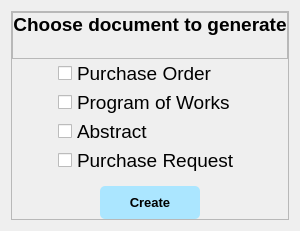
                      <widget class="QWidget" name="homepg">
                       <layout class="QVBoxLayout" name="verticalLayout_33">
                        <item>
                         <widget class="QFrame" name="frame_13">
                          <property name="frameShape">
                           <enum>QFrame::StyledPanel</enum>
                          </property>
                          <property name="frameShadow">
                           <enum>QFrame::Raised</enum>
                          </property>
                          <layout class="QVBoxLayout" name="verticalLayout_37">
                           <property name="spacing">
                            <number>0</number>
                           </property>
                           <property name="leftMargin">
                            <number>0</number>
                           </property>
                           <property name="topMargin">
                            <number>0</number>
                           </property>
                           <property name="rightMargin">
                            <number>0</number>
                           </property>
                           <property name="bottomMargin">
                            <number>0</number>
                           </property>
                           <item alignment="Qt::AlignBottom">
                            <widget class="QFrame" name="frame_23">
                             <property name="frameShape">
                              <enum>QFrame::StyledPanel</enum>
                             </property>
                             <property name="frameShadow">
                              <enum>QFrame::Raised</enum>
                             </property>
                             <layout class="QVBoxLayout" name="verticalLayout_34">
                              <property name="spacing">
                               <number>0</number>
                              </property>
                              <property name="leftMargin">
                               <number>0</number>
                              </property>
                              <property name="topMargin">
                               <number>0</number>
                              </property>
                              <property name="rightMargin">
                               <number>0</number>
                              </property>
                              <property name="bottomMargin">
                               <number>22</number>
                              </property>
                              <item>
                               <widget class="QLabel" name="label_23">
                                <property name="text">
                                 <string>&lt;html&gt;&lt;head/&gt;&lt;body&gt;&lt;p align=&quot;center&quot;&gt;&lt;span style=&quot; font-size:14pt; font-weight:600;&quot;&gt;Choose document to generate&lt;/span&gt;&lt;/p&gt;&lt;/body&gt;&lt;/html&gt;</string>
                                </property>
                               </widget>
                              </item>
                             </layout>
                            </widget>
                           </item>
                           <item alignment="Qt::AlignHCenter">
                            <widget class="QWidget" name="widget_2" native="true">
                             <layout class="QVBoxLayout" name="verticalLayout_35">
                              <property name="spacing">
                               <number>0</number>
                              </property>
                              <property name="leftMargin">
                               <number>0</number>
                              </property>
                              <property name="topMargin">
                               <number>0</number>
                              </property>
                              <property name="rightMargin">
                               <number>0</number>
                              </property>
                              <property name="bottomMargin">
                               <number>0</number>
                              </property>
                              <item>
                               <widget class="QCheckBox" name="po_cb">
                                <property name="font">
                                 <font>
                                  <pointsize>14</pointsize>
                                 </font>
                                </property>
                                <property name="text">
                                 <string>Purchase Order</string>
                                </property>
                               </widget>
                              </item>
                              <item>
                               <widget class="QCheckBox" name="pw_cb">
                                <property name="font">
                                 <font>
                                  <pointsize>14</pointsize>
                                 </font>
                                </property>
                                <property name="text">
                                 <string>Program of Works</string>
                                </property>
                               </widget>
                              </item>
                              <item>
                               <widget class="QCheckBox" name="a_cb">
                                <property name="font">
                                 <font>
                                  <pointsize>14</pointsize>
                                 </font>
                                </property>
                                <property name="text">
                                 <string>Abstract</string>
                                </property>
                               </widget>
                              </item>
                              <item>
                               <widget class="QCheckBox" name="pr_cb">
                                <property name="font">
                                 <font>
                                  <pointsize>14</pointsize>
                                 </font>
                                </property>
                                <property name="text">
                                 <string>Purchase Request</string>
                                </property>
                               </widget>
                              </item>
                             </layout>
                            </widget>
                           </item>
                           <item alignment="Qt::AlignHCenter|Qt::AlignTop">
                            <widget class="QWidget" name="widget_11" native="true">
                             <layout class="QVBoxLayout" name="verticalLayout_36">
                              <property name="spacing">
                               <number>0</number>
                              </property>
                              <property name="leftMargin">
                               <number>0</number>
                              </property>
                              <property name="topMargin">
                               <number>11</number>
                              </property>
                              <property name="rightMargin">
                               <number>0</number>
                              </property>
                              <property name="bottomMargin">
                               <number>0</number>
                              </property>
                              <item>
                               <widget class="QPushButton" name="createbtn">
                                <property name="minimumSize">
                                 <size>
                                  <width>100</width>
                                  <height>33</height>
                                 </size>
                                </property>
                                <property name="font">
                                 <font>
                                  <pointsize>10</pointsize>
                                  <weight>75</weight>
                                  <bold>true</bold>
                                 </font>
                                </property>
                                <property name="styleSheet">
                                 <string notr="true">background-color: rgb(171, 230, 255);

border-radius: 5px;</string>
                                </property>
                                <property name="text">
                                 <string>Create</string>
                                </property>
                               </widget>
                              </item>
                             </layout>
                            </widget>
                           </item>
                          </layout>
                         </widget>
                        </item>
                       </layout>
                      </widget>
